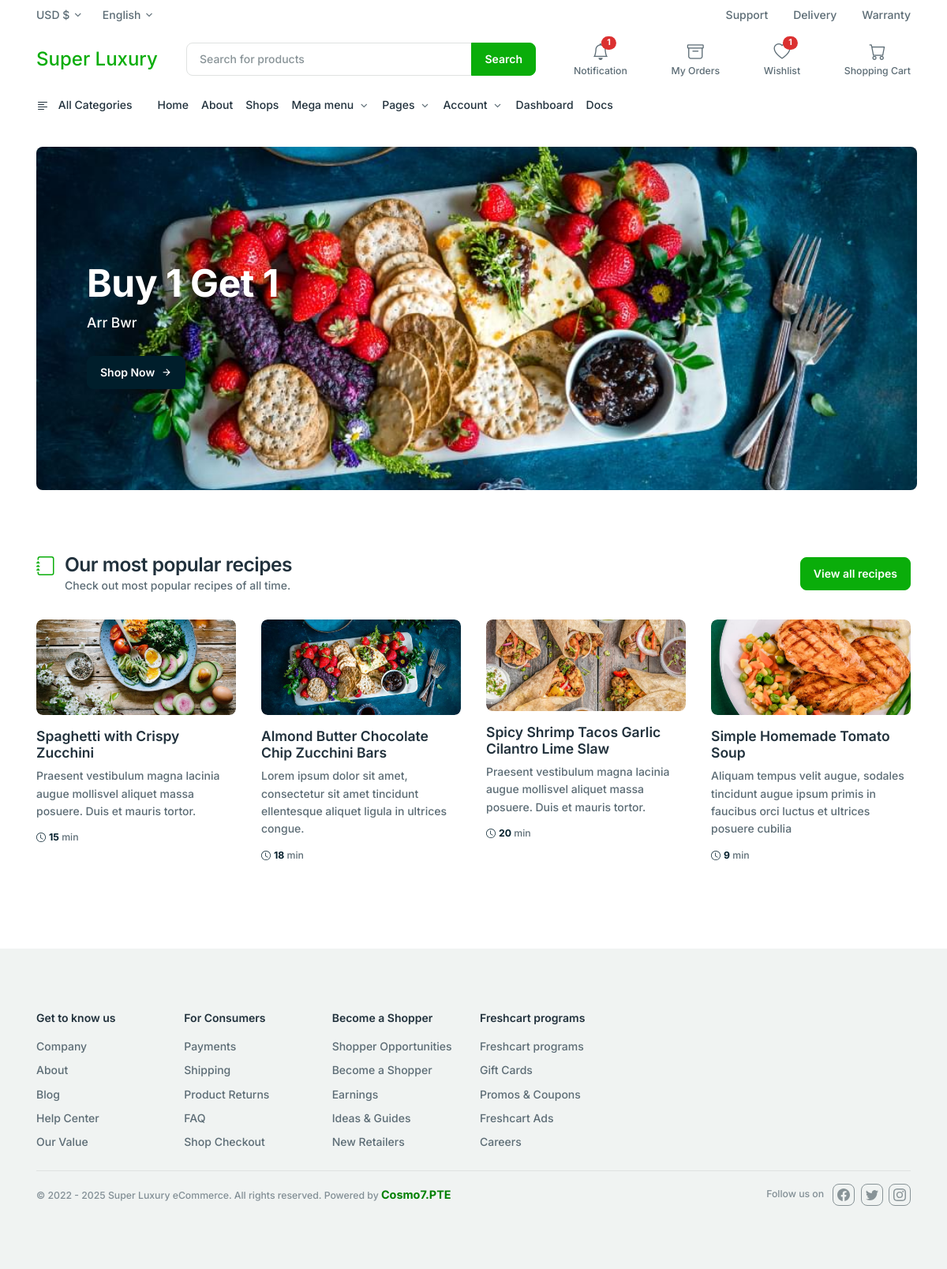
The page / on the database its author committed.
### sneaker_shop/models.py (models this page shows, shortened)
class Slider(models.Model):
    image = models.ImageField(upload_to='uploads/slider/')
    sli_name = models.CharField(max_length=100,  default='', blank=True, null=True)
    sli_description = models.CharField(max_length=300, default='', blank=True, null=True)
    created_at = models.DateTimeField(auto_now_add=True)

### sneaker_shop/views.py (the view)
# urls.py: path('', views.homePage,name='homepage'),
def homePage(request):
    sliders = Slider.objects.all()
    c = {
        'sliders':sliders
    }
    return render(request, 'index.html',c)

### dashboard/context_processors.py (called while the page is built)
def unread_count(request):
    if request.user.is_authenticated:
        count = Notification.objects.filter(user = request.user, is_read = False, is_delete = False).count()
    else:
        count = 0
    return {'unread_count':count}

### sneaker_shop/templates/index.html (shortened to what this page needs)
{% extends 'base.html' %}
{% block content %}
{% include 'navbar.html'%}
<main>
    <section class="mt-8">
        <div class="container">
            <div class="hero-slider">
                {% for slider in sliders %}
                <div
                    style="background: url({{slider.image.url}}) no-repeat; background-size: cover; border-radius: 0.5rem; background-position: center">
                    <div class="ps-lg-12 py-lg-16 col-xxl-5 col-lg-7 col-md-8 py-14 px-8 text-xs-center">
                        <h1 class="text-white display-5 fw-bold mt-4">{{slider.sli_name}}</h1>
                        <p class="lead text-white">{{slider.sli_description}}</p>
                        <a href="{% url 'productlist'%}" class="btn btn-dark mt-3">
                            Shop Now
                            <i class="feather-icon icon-arrow-right ms-1"></i>
                        </a>
                    </div>
                </div>
                {% endfor %}
            </div>
        </div>
    </section>
    <section class="my-lg-14 my-8">
        <div class="container">
            <div class="row align-items-center mb-8">
                <div class="col-md-8 col-12">
                    <div class="d-flex">
                        <div class="mt-1">
                        </div>
                        <div class="ms-3">
                            <h3 class="mb-0">Our most popular recipes</h3>
                            <p class="mb-0">Check out most popular recipes of all time.</p>
                        </div>
                    </div>
                </div>
                <div class="col-md-4 text-end d-none d-md-block">
                    <a href="#" class="btn btn-primary">View all recipes</a>
                </div>
            </div>
            <div class="row">
                <div class="col-12 col-md-6 col-lg-3 mb-8">
                    <div class="mb-4">
                        <a href="javascript:void(0)">
                            <div class="img-zoom">
                                <img src="../../media/uploads/product/blog-img-1.jpg" alt=""
                                    class="img-fluid rounded w-100" />
                            </div>
                        </a>
                    </div>
                    <div>
                        <h4 class="h5"><a href="javascript:void(0)" class="text-inherit">Spaghetti with Crispy
                                Zucchini</a></h4>
                        <p>Praesent vestibulum magna lacinia augue mollisvel aliquet massa posuere. Duis et mauris
                            tortor.</p>
                        <div class="d-flex align-items-center lh-1">
                            <small class="ms-1">
                                <span class="text-dark fw-bold">15</span>
                                min
                            </small>
                        </div>
                    </div>
                </div>
                <div class="col-12 col-md-6 col-lg-3 mb-8">
                    <div class="mb-4">
                        <a href="javascript:void(0)">
                            <div class="img-zoom">
                                <img src="../../media/uploads/product/blog-img-2.jpg" alt=""
                                    class="img-fluid rounded w-100" />
                            </div>
                        </a>
                    </div>
                    <div>
                        <h4 class="h5"><a href="javascript:void(0)" class="text-inherit">Almond Butter Chocolate Chip
                                Zucchini Bars</a></h4>
                        <p>Lorem ipsum dolor sit amet, consectetur sit amet tincidunt ellentesque aliquet ligula in
                            ultrices congue.</p>
                        <div class="d-flex align-items-center lh-1">
                            <small class="ms-1">
                                <span class="text-dark fw-bold">18</span>
                                min
                            </small>
                        </div>
                    </div>
                </div>
                <div class="col-12 col-md-6 col-lg-3 mb-8">
                    <div class="mb-4">
                        <a href="javascript:void(0)">
                            <div class="img-zoom">
                                <img src="../../media/uploads/product/blogImage.jpg" alt=""
                                    class="img-fluid rounded w-100" />
                            </div>
                        </a>
                    </div>
                    <div>
                        <h4 class="h5"><a href="javascript:void(0)" class="text-inherit">Spicy Shrimp Tacos Garlic
                                Cilantro Lime Slaw</a></h4>
                        <p>Praesent vestibulum magna lacinia augue mollisvel aliquet massa posuere. Duis et mauris
                            tortor.</p>
                        <div class="d-flex align-items-center lh-1">
                            <small class="ms-1">
                                <span class="text-dark fw-bold">20</span>
                                min
                            </small>
                        </div>
                    </div>
                </div>
                <div class="col-12 col-md-6 col-lg-3 mb-8">
                    <div class="mb-4">
                        <a href="javascript:void(0)">
                            <div class="img-zoom">
                                <img src="../../media/uploads/product/blog-img-4.jpg" alt=""
                                    class="img-fluid rounded w-100" />
                            </div>
                        </a>
                    </div>
                    <div>
                        <h4 class="h5"><a href="javascript:void(0)" class="text-inherit">Simple Homemade Tomato Soup</a>
                        </h4>
                        <p>Aliquam tempus velit augue, sodales tincidunt augue ipsum primis in faucibus orci luctus et
                            ultrices posuere cubilia</p>
                        <div class="d-flex align-items-center lh-1">
                            <small class="ms-1">
                                <span class="text-dark fw-bold">9</span>
                                min
                            </small>
                        </div>
                    </div>
                </div>
            </div>
        </div>
    </section>
</main>
{% include 'footer.html' %}
{% endblock %}

### rows shown on the page
Slider: image (picture), sli_name "Buy 1 Get 1", sli_description "Arr Bwr"
